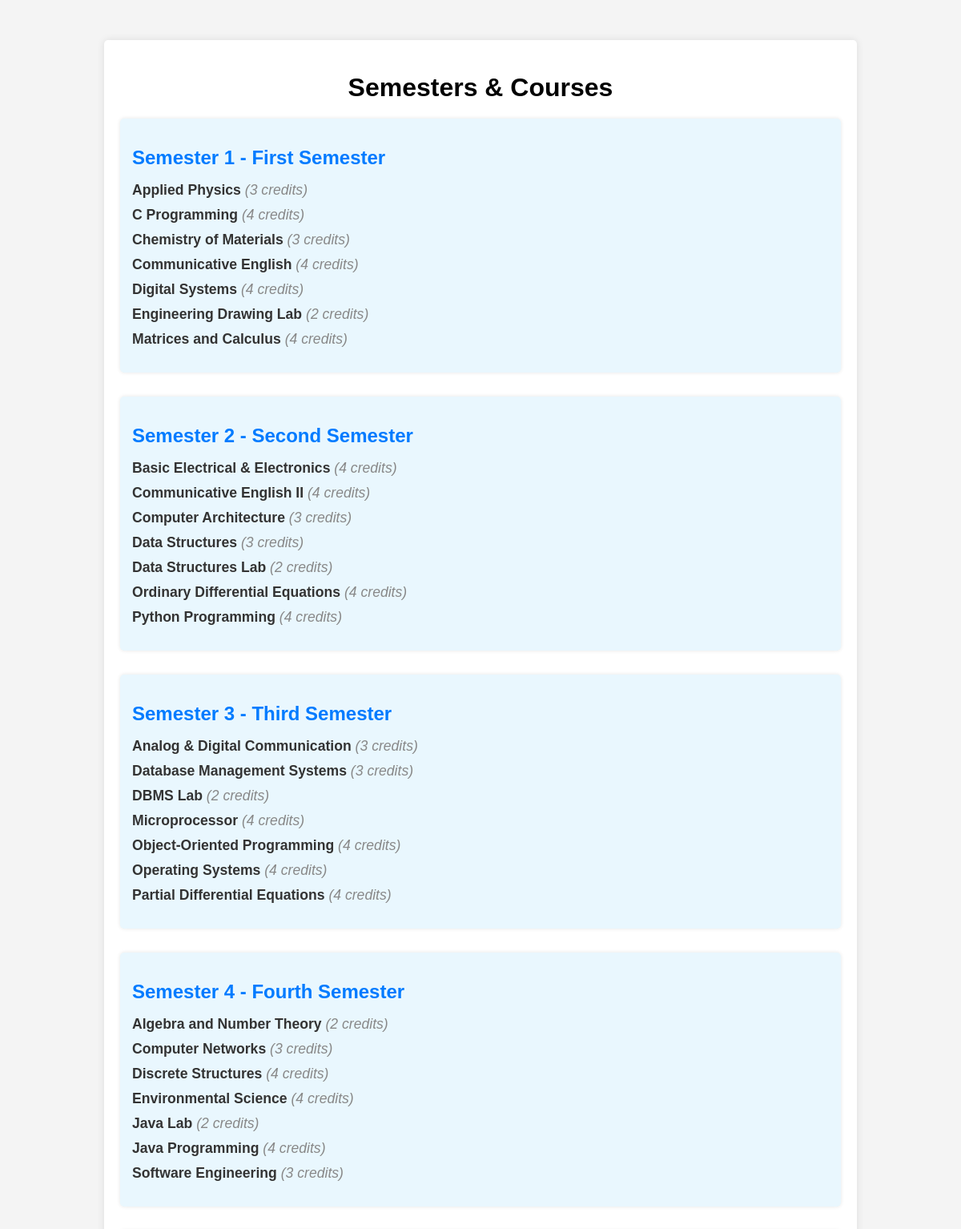
/view_semesters.php (upper part), run on the app's committed database.
### tables this page shows
CREATE TABLE courses (
    course_id INT PRIMARY KEY AUTO_INCREMENT,
    semester_id INT,
    course_name VARCHAR(100) NOT NULL,
    credits INT NOT NULL,
    FOREIGN KEY (semester_id) REFERENCES semesters(semester_id) ON DELETE CASCADE
);

### view_semesters.php (the view, shortened to what this page needs)
<?php
$mysqli = new mysqli("127.0.0.1:3308", "root","", "CGPA_Calculator");
$query = "SELECT s.semester_id, s.semester_number, s.description, c.course_name, c.credits
          FROM semesters s
          LEFT JOIN courses c ON s.semester_id = c.semester_id
          ORDER BY s.semester_number, c.course_name";
$result = $mysqli->query($query);
$semesters = [];
while ($row = $result->fetch_assoc()) {
    $semesters[$row['semester_id']]['semester_number'] = $row['semester_number'];
    $semesters[$row['semester_id']]['description'] = $row['description'];
    $semesters[$row['semester_id']]['courses'][] = [
        'course_name' => $row['course_name'],
        'credits' => $row['credits']
    ];
}
?>
<!DOCTYPE html>
<html lang="en">
<head>
    <link rel="stylesheet" href="assets/styles.css">
</head>
<body>
    <div class="container">
        <h1>Semesters & Courses</h1>
        <?php foreach ($semesters as $semester_id => $semester): ?>
            <div class="semester">
                <h2>Semester <?= $semester['semester_number'] ?> - <?= $semester['description'] ?></h2>
                <?php if (!empty($semester['courses'])): ?>
                    <ul class="course-list">
                        <?php foreach ($semester['courses'] as $course): ?>
                            <li class="course-item">
                                <span class="course-name"><?= $course['course_name'] ?></span>
                                <span class="course-credits">(<?= $course['credits'] ?> credits)</span>
                            </li>
                        <?php endforeach; ?>
                    </ul>
                <?php else: ?>
                    <p>No courses available for this semester.</p>
                <?php endif; ?>
            </div>
        <?php endforeach; ?>
    </div>
</body>
</html>

### assets/styles.css (style rules this page uses)
body { font-family: Arial, sans-serif; margin: 0; padding: 0; background-color: #f4f4f4; }
.container { max-width: 900px; margin: 50px auto; background: #fff; padding: 20px; border-radius: 5px; box-shadow: 0 0 10px rgba(0, 0, 0, 0.1); }
h1 { text-align: center; margin-bottom: 20px; }
.semester { margin-bottom: 30px; padding: 15px; background-color: #e9f7fe; border-radius: 5px; box-shadow: 0 0 5px rgba(0, 0, 0, 0.1); }
.semester h2 { font-size: 1.5em; color: #007BFF; margin-bottom: 15px; }
.course-list { list-style-type: none; padding-left: 0; }
.course-item { margin-bottom: 10px; font-size: 1.1em; }
.course-item .course-name { font-weight: bold; color: #333; }
.course-item .course-credits { font-style: italic; color: #888; }

### data on the page
courses: course_name "Applied Physics", credits "3"
courses: course_name "C Programming", credits "4"
courses: course_name "Chemistry of Materials", credits "3"
courses: course_name "Communicative English", credits "4"
courses: course_name "Digital Systems", credits "4"
courses: course_name "Engineering Drawing Lab", credits "2"
courses: course_name "Matrices and Calculus", credits "4"
courses: course_name "Basic Electrical & Electronics", credits "4"
courses: course_name "Communicative English II", credits "4"
courses: course_name "Computer Architecture", credits "3"
courses: course_name "Data Structures", credits "3"
courses: course_name "Data Structures Lab", credits "2"
courses: course_name "Ordinary Differential Equations", credits "4"
courses: course_name "Python Programming", credits "4"
courses: course_name "Analog & Digital Communication", credits "3"
courses: course_name "Database Management Systems", credits "3"
courses: course_name "DBMS Lab", credits "2"
courses: course_name "Microprocessor", credits "4"
courses: course_name "Object-Oriented Programming", credits "4"
courses: course_name "Operating Systems", credits "4"
courses: course_name "Partial Differential Equations", credits "4"
courses: course_name "Algebra and Number Theory", credits "2"
courses: course_name "Computer Networks", credits "3"
courses: course_name "Discrete Structures", credits "4"
courses: course_name "Environmental Science", credits "4"
courses: course_name "Java Lab", credits "2"
courses: course_name "Java Programming", credits "4"
courses: course_name "Software Engineering", credits "3"

### other printed values
$semester['semester_number'] "1"
$semester['description'] "First Semester"
$semester['semester_number'] "2"
$semester['description'] "Second Semester"
$semester['semester_number'] "3"
$semester['description'] "Third Semester"
$semester['semester_number'] "4"
$semester['description'] "Fourth Semester"
